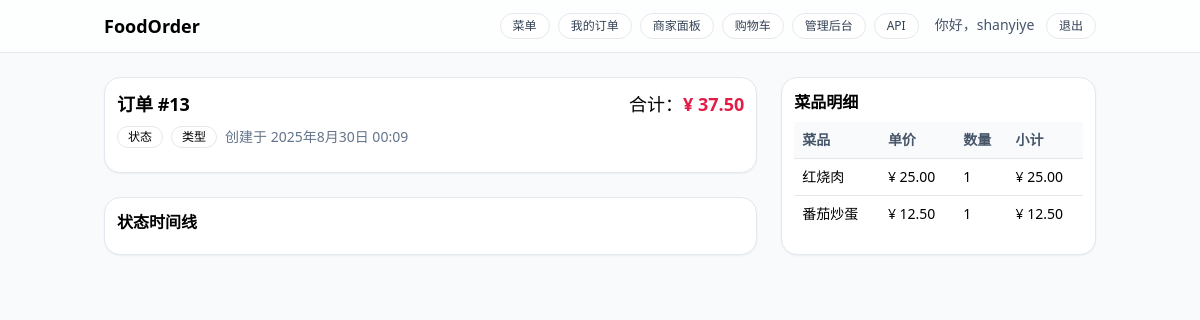
The page /orders/13/ (signed in) on the database its author committed.
### orders/models.py (models this page shows, shortened)
class Order(models.Model):
    restaurant = models.ForeignKey(Restaurant, on_delete=models.PROTECT, related_name="orders", null=True, blank=True)
    user = models.ForeignKey(User, on_delete=models.PROTECT, related_name="orders")
    status = models.CharField(max_length=16, choices=OrderStatus.choices, default=OrderStatus.CREATED)
    service_type = models.CharField(max_length=16, choices=ServiceType.choices, default=ServiceType.DELIVERY)
    table_no = models.CharField(max_length=16, blank=True, null=True)
    contact_name  = models.CharField(max_length=32)
    contact_phone = models.CharField(max_length=20)
    address_line  = models.CharField(max_length=255)
    total_amount = models.DecimalField(max_digits=10, decimal_places=2, validators=[MinValueValidator(Decimal("0.00"))])
    client_token = models.CharField(max_length=64, blank=True, null=True)
    created_at = models.DateTimeField(auto_now_add=True)
    paid_at    = models.DateTimeField(blank=True, null=True)
    updated_at = models.DateTimeField(auto_now=True)
    class Meta:
        ordering = ['-id']
        constraints = [
            UniqueConstraint(fields=["user", "client_token"],
                             condition=Q(client_token__isnull=False),
                             name="uniq_order_user_client_token"),
            models.CheckConstraint(check=Q(total_amount__gte=0), name="order_amount_non_negative"),
        ]

class OrderItem(models.Model):
    order      = models.ForeignKey(Order, on_delete=models.CASCADE, related_name="items")
    dish       = models.ForeignKey("menu.Dish", on_delete=models.PROTECT)
    dish_name  = models.CharField(max_length=64)  # 快照：下单时的菜名
    unit_price = models.DecimalField(max_digits=8, decimal_places=2, validators=[MinValueValidator(Decimal("0.00"))])  # 快照单价
    quantity   = models.PositiveIntegerField(validators=[MinValueValidator(1)])
    line_total = models.DecimalField(max_digits=10, decimal_places=2, validators=[MinValueValidator(Decimal("0.00"))]) # unit_price * quantity
    class Meta:
        ordering = ["id"]

### orders/views.py (the view)
# urls.py: path("orders/<int:order_id>/", order_detail_page, name="order_detail"),
@login_required
@ensure_csrf_cookie
def order_detail_page(request, order_id: int):
    order = get_object_or_404(
        Order.objects.select_related("payment").prefetch_related("items", "status_history"),
        id=order_id, user=request.user
    )
    return render(request, "order_detail.html", {"order": order})

### restaurants/context_processors.py (called while the page is built)
def nav_restaurant(request):
    return {"nav_rid": request.session.get("current_rid")}

### templates/order_detail.html (shortened to what this page needs)
{% extends "base.html" %}
{% load static %}
{% block content %}
<div class="grid grid-cols-1 lg:grid-cols-3 gap-6">
  <section class="lg:col-span-2 space-y-6">
    <div class="card" id="od-info">
      <div class="flex items-start justify-between">
        <div>
          <h1 class="text-lg font-semibold">订单 #{{ order.id }}</h1>
          <div class="mt-2 flex flex-wrap items-center gap-2">
            <span id="badge-status" class="badge">状态</span>
            <span id="badge-service" class="badge">类型</span>
            <span class="text-sm text-slate-500">创建于 {{ order.created_at }}</span>
          </div>
        </div>
        <div class="text-right">
          <div class="text-lg">合计：<span id="od-total" class="text-rose-600 font-semibold">¥ {{ order.total_amount }}</span></div>
        </div>
      </div>
    </div>
    <div class="card">
      <h2 class="font-semibold mb-2">状态时间线</h2>
    </div>
  </section>
  <aside class="card">
    <h2 class="font-semibold mb-2">菜品明细</h2>
    <table class="w-full text-sm">
      <thead class="bg-slate-50 text-slate-600">
        <tr><th class="p-2 text-left">菜品</th><th class="p-2 text-left">单价</th><th class="p-2 text-left">数量</th><th class="p-2 text-left">小计</th></tr>
      </thead>
      <tbody id="od-items">
        {% for it in order.items.all %}
          <tr class="border-t">
            <td class="p-2">{{ it.dish_name }}</td>
            <td class="p-2">¥ {{ it.unit_price|floatformat:2 }}</td>
            <td class="p-2">{{ it.quantity }}</td>
            <td class="p-2">¥ {{ it.line_total|floatformat:2 }}</td>
          </tr>
        {% endfor %}
      </tbody>
    </table>
  </aside>
</div>
{% endblock %}

### templates/base.html (shortened to what this page needs)
{% load static %}
<!doctype html>
<html lang="zh" class="h-full bg-slate-50">
<head>
  <link href="{% static 'css/dist.css' %}" rel="stylesheet">
</head>
<body class="min-h-full">
  <header class="border-b bg-white/70 backdrop-blur sticky top-0 z-10">
    <div class="container flex items-center justify-between py-3">
      <a href="/" class="font-semibold text-lg">FoodOrder</a>
      <nav class="flex items-center gap-4 text-sm">
        <div class="flex items-center gap-2">
        <a href="/" class="chip">菜单</a>
        <a href="/orders/" class="chip">我的订单</a>
        <a href="/staff/orders/" class="chip">商家面板</a>
        <a href="{% url 'cart' %}{% if current_restaurant %}?rid={{ current_restaurant.id }}
                       {% elif nav_rid %}?rid={{ nav_rid }}{% endif %}"
          class="chip">购物车</a>
        <a href="/admin/" class="chip">管理后台</a>
        <a href="/api/" class="chip">API</a>
         </div>
         <div>
          {% if request.user.is_authenticated %}
            <span class="text-sm text-slate-600 mr-2">你好，{{ request.user.username }}</span>
            <form action="{% url 'logout' %}" method="post" style="display:inline">
              <button type="submit" class="chip">退出</button>
            </form>
          {% else %}
            <a href="{% url 'login' %}" class="chip">登录</a>
          {% endif %}
          </div>
      </nav>
    </div>
  </header>
  <main class="container py-6">
    {% block content %}{% endblock %}
  </main>
</body>
</html>

### rows shown on the page
Order: id "13", created_at "2025年8月30日 00:09", total_amount "37.50"
OrderItem: dish_name "红烧肉", unit_price "25.00", quantity "1", line_total "25.00"
OrderItem: dish_name "番茄炒蛋", unit_price "12.50", quantity "1", line_total "12.50"

### other values the page prints
{{ request.user.username }} "shanyiye"
